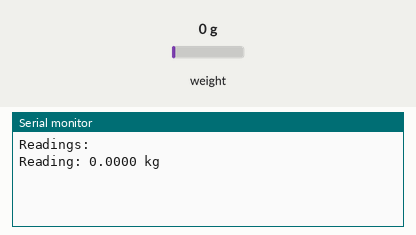
Recording of a sketch running on a simulated Arduino Uno, built with avr-gcc and run on an emulated ATmega328P. Parts: the last lines printed to the serial monitor. The test bench sets the inputs (shaded band); at power-on: weight on the scale 0 g. The modem accepts every AT command (registered, SIM ready, sends succeed) and sends nothing else.

Above: at 2.3 s.
2.4 s: weight on the scale set to 100 g
At 4.9 s:
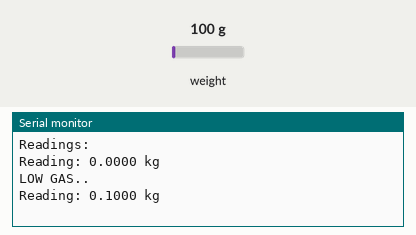
5.9 s: weight on the scale set to 1250 g
At 8.17 s:
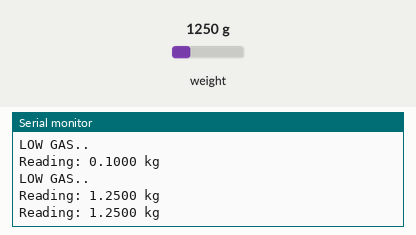
Timing chart, 0 to 9.7 s (numbered marks = the images above; inputs shaded):
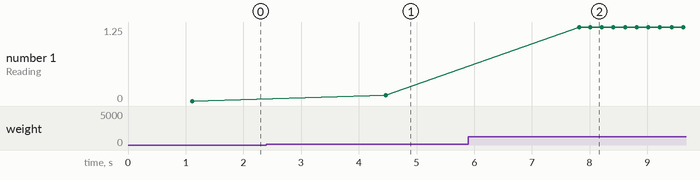

The sketch:

gsm_load_cell.ino
```cpp
#include "HX711.h"
#include <SoftwareSerial.h>
SoftwareSerial mySerial(10,11);//rx,tx

#define calibration_factor 108326 //This value is obtained using the SparkFun_HX711_Calibration sketch

#define LOADCELL_DOUT_PIN  3
#define LOADCELL_SCK_PIN  2

HX711 scale;

void setup() {
  Serial.begin(9600);
   mySerial.begin(9600);   // Setting the baud rate of GSM Module

  delay(100);


  scale.begin(LOADCELL_DOUT_PIN, LOADCELL_SCK_PIN);
  scale.set_scale(calibration_factor); //This value is obtained by using the SparkFun_HX711_Calibration sketch
  scale.tare(); //Assuming there is no weight on the scale at start up, reset the scale to 0

  Serial.println("Readings:");
}

void loop() {
  Serial.print("Reading: ");

  Serial.print(scale.get_units(),4); //scale.get_units() returns a float
  //Serial.print(weight);
  Serial.print(" kg"); //You can change this to kg but you'll need to refactor the calibration_factor
  Serial.println();

  if ((scale.get_units()) < 1.0){
    SendMessage();
    Serial.println("LOW GAS..");

  }
}

 void SendMessage()
{
  mySerial.println("AT+CMGF=1");    //Sets the GSM Module in Text Mode
  delay(1000);  // Delay of 1000 milli seconds or 1 second
  mySerial.println("AT+CMGS=\"+917020260914\"\r"); // Replace x with mobile number
  delay(1000);
  mySerial.println("LOW GAS..");// The SMS text you want to send
  delay(100);
   mySerial.println((char)26);// ASCII code of CTRL+Z
  delay(1000);
}
```

Measured:
- after the input at 2.4 s, the serial monitor: prints a new line after 2.1 s (image 1)
- after the input at 5.9 s, the serial monitor: prints a new line after 1.9 s (image 2)
- plotted number 1: 0 → 0.1 after the input at 2.4 s, 0.1 → 1.25 after the input at 5.9 s
